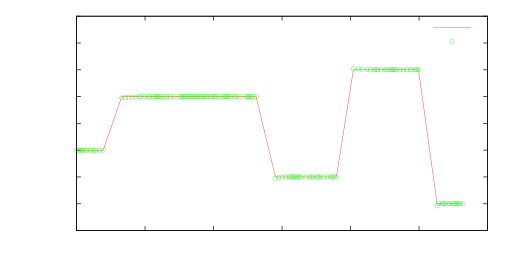

gnuplot code for this plot:
clear
reset
file = "laserscan_LUT-reset"
datafile = sprintf('../dat/%s.dat',file)

starttime = 22735306

set samples 100000
set term push
set term epslatex color 10 size 13cm, 7cm
set out sprintf('%s.tex',file)

set key

set yrange [-4000:4000]
set key inside
set ylabel 'Relativfrequenz [MHz]'
set xlabel 'Zeit [s]

plot datafile using ($1-starttime)/1000:3 with lines title 'Soll-Frequenz', \
datafile using ($1-starttime)/1000:4 with points pt 6 lc 2 title 'Ist-Frequenz'

unset out
